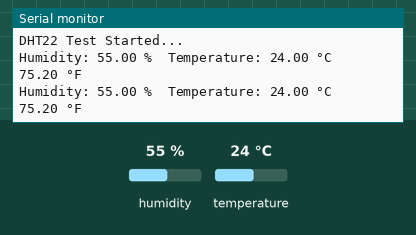
Simulated run of this sketch. Board: Arduino Uno, built with avr-gcc and run on an emulated ATmega328P. On the bench: the last lines printed to the serial monitor. The test bench sets the inputs (shaded band); at power-on: humidity 55 %, temperature 24 °C.

Above: at 4.8 s.
4.9 s: humidity set to 22 %
At 7.1 s:
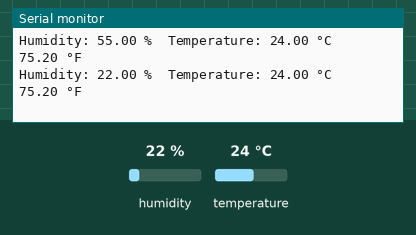
7.9 s: temperature set to 12 °C
At 8.9 s:
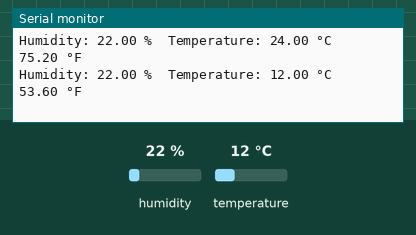
10.9 s: humidity set to 40 %
At 12.4 s:
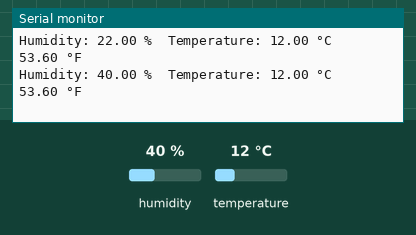
Timing chart, 0 to 13.9 s (numbered marks = the images above; inputs shaded):
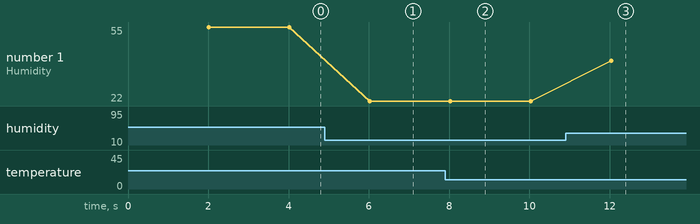

The sketch:

HUMIDITY_TEMP.ino
```cpp
#include <DHT.h>

#define DHTPIN 11        // DHT22 data pin connected to D11
#define DHTTYPE DHT22   // Define sensor type

DHT dht(DHTPIN, DHTTYPE);

void setup() {
  Serial.begin(9600);
  Serial.println("DHT22 Test Started...");
  dht.begin();
}

void loop() {
  // Wait a few seconds between measurements
  delay(2000);

  // Read humidity
  float humidity = dht.readHumidity();
  // Read temperature in Celsius
  float temperature = dht.readTemperature();
  // Read temperature in Fahrenheit (optional)
  float temperatureF = dht.readTemperature(true);

  // Check if any reads failed
  if (isnan(humidity) || isnan(temperature)) {
    Serial.println("Failed to read from DHT sensor!");
    return;
  }

  Serial.print("Humidity: ");
  Serial.print(humidity);
  Serial.print(" %\t");

  Serial.print("Temperature: ");
  Serial.print(temperature);
  Serial.print(" °C\t");

  Serial.print(temperatureF);
  Serial.println(" °F");
}
```

Measured:
- after the input at 4.9 s, the serial monitor: prints a new line after 1.1 s (image 1)
- after the input at 7.9 s, the serial monitor: prints a new line after 0.13 s (image 2)
- after the input at 10.9 s, the serial monitor: prints a new line after 1.1 s (image 3)
- plotted number 1: 55 → 22 after the input at 4.9 s, 22 → 40 after the input at 10.9 s
